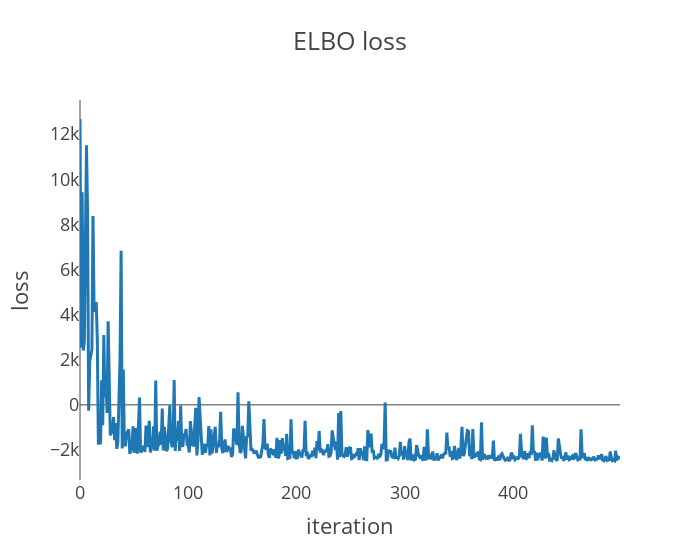

Notebook cell for this chart:
### Code cell
samples_test = get_samples(vicsek, pCopying, score)

### Figure 1 — Plotly figure (JSON) as saved in the notebook; plotly's stock layout.template omitted (floating-point values rounded to 4 significant figures; data arrays with more than 128 entries replaced by an {"elided": "..."} marker saying what was removed)
{"data": [{"hovertemplate": "x=%{x}<br>y=%{y}<extra></extra>", "legendgroup": "", "line": {"color": "#1F77B4", "dash": "solid"}, "marker": {"symbol": "circle"}, "mode": "lines", "name": "", "orientation": "v", "showlegend": false, "type": "scatter", "x": {"elided": "500 int values"}, "xaxis": "x", "y": {"elided": "500 float values"}, "yaxis": "y"}], "layout": {"legend": {"tracegroupgap": 0}, "title": {"text": "ELBO loss"}, "width": 700, "xaxis": {"anchor": "y", "domain": [0, 1], "showgrid": false, "title": {"text": "iteration"}}, "yaxis": {"anchor": "x", "domain": [0, 1], "showgrid": false, "title": {"text": "loss"}}}}
